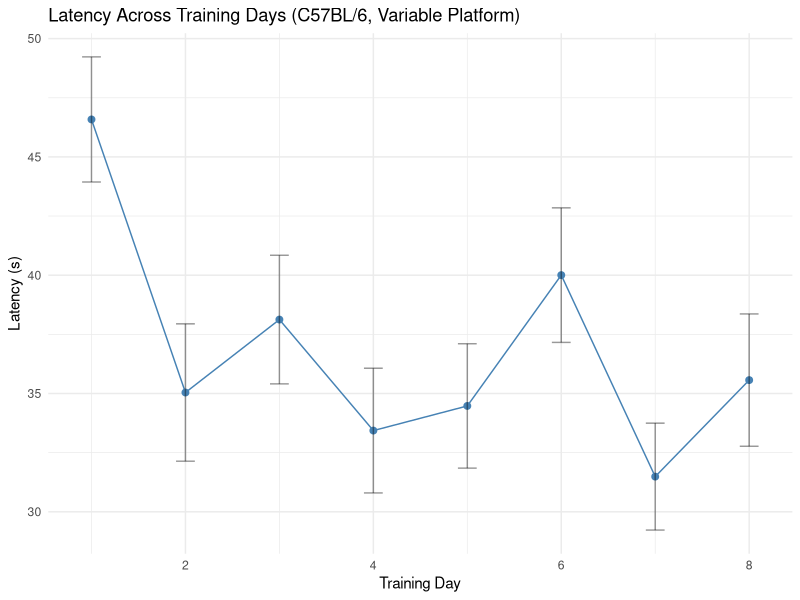
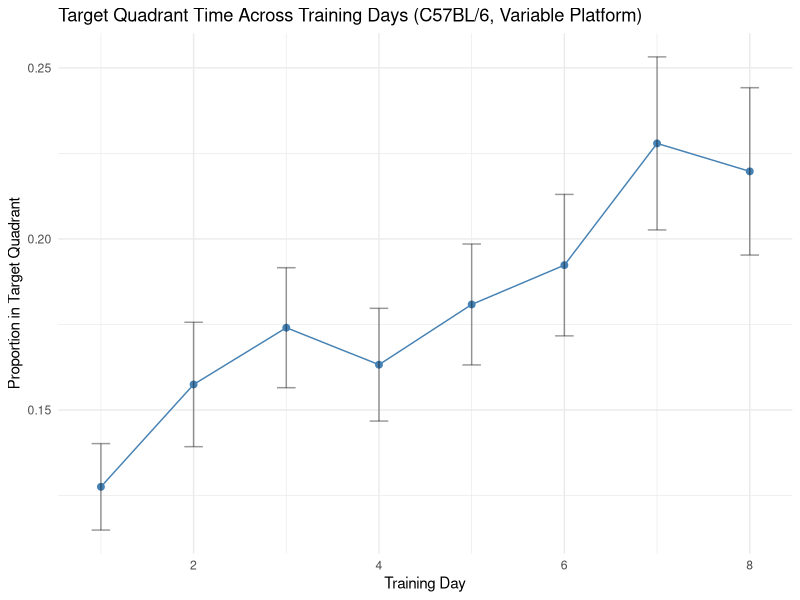
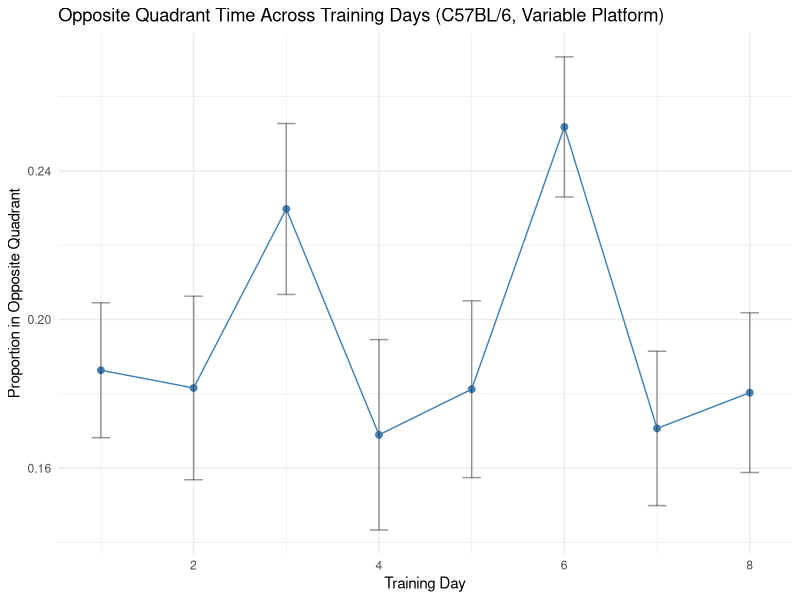

Recreate these plots in R, in order.
library(readxl)
library(ggplot2)
library(tidyr)
library(dplyr)

experimental_data <- read_excel("MWMdata.xlsx")
colnames(experimental_data)[1] <- "Variable"
# latency (1), target quadrant time (2), opposite quadrant time (10)
behavior_vars <- list(
  latency = 1,
  target = 2,
  opposite = 10
)


data_c57 <- experimental_data %>%
  filter(Condition == 2, Strain == 1)


plot_behavior <- function(df, varcode, varname, ylabel) {
  df_var <- df %>%
    filter(Variable == varcode) %>%
    group_by(Day) %>%
    summarise(
      mean_value = mean(Value, na.rm = TRUE),
      se = sd(Value, na.rm = TRUE) / sqrt(n())
    )

  ggplot(df_var, aes(x = Day, y = mean_value)) +
    geom_line(color = "steelblue") +
    geom_point(size = 2, color = "steelblue") +
    geom_errorbar(aes(ymin = mean_value - se, ymax = mean_value + se),
                  width = 0.2, alpha = 0.4) +
    labs(
      title = paste(varname, "Across Training Days (C57BL/6, Variable Platform)"),
      x = "Training Day",
      y = ylabel
    ) +
    theme_minimal()
}


plot_behavior(data_c57, behavior_vars$latency, "Latency", "Latency (s)")
plot_behavior(data_c57, behavior_vars$target, "Target Quadrant Time", "Proportion in Target Quadrant")
plot_behavior(data_c57, behavior_vars$opposite, "Opposite Quadrant Time", "Proportion in Opposite Quadrant")
